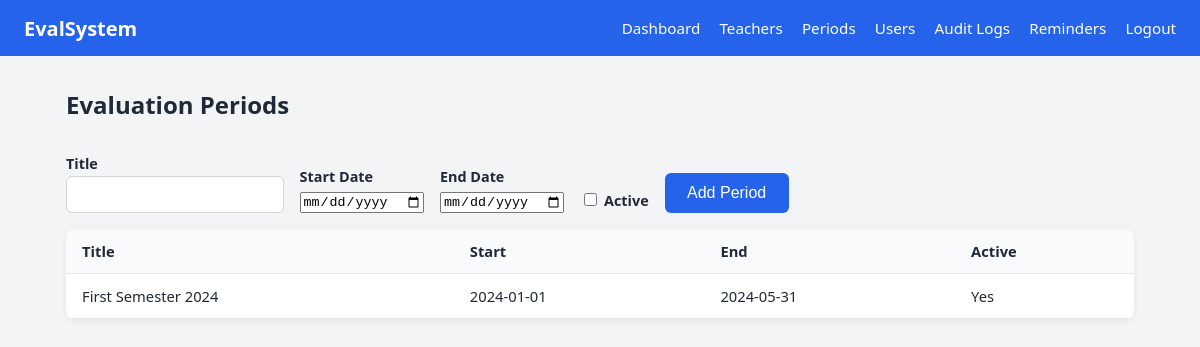
/admin/periods.php (signed in), run on the app's committed database.
### tables this page shows
CREATE TABLE evaluation_periods (
    id INT AUTO_INCREMENT PRIMARY KEY,
    title VARCHAR(100) NOT NULL,
    start_date DATE NOT NULL,
    end_date DATE NOT NULL,
    is_active TINYINT(1) DEFAULT 1,
    created_at TIMESTAMP DEFAULT CURRENT_TIMESTAMP
);

### admin/periods.php (the view, shortened to what this page needs)
<?php
require_once __DIR__ . '/../includes/functions.php';
$periods = $pdo->query("SELECT * FROM evaluation_periods ORDER BY start_date DESC")->fetchAll();
?>
<!DOCTYPE html>
<html lang="en">
<head>
    <link rel="stylesheet" href="../assets/css/style.css">
</head>
<body>
<nav class="navbar">
    <div class="brand">EvalSystem</div>
    <ul>
        <li><a href="../dashboard.php">Dashboard</a></li>
        <li><a href="teachers.php">Teachers</a></li>
        <li><a href="periods.php">Periods</a></li>
        <li><a href="users.php">Users</a></li>
        <li><a href="audit.php">Audit Logs</a></li>
        <li><a href="reminders.php">Reminders</a></li>
        <li><a href="../logout.php">Logout</a></li>
    </ul>
</nav>
<div class="container">
    <h2>Evaluation Periods</h2>
    <form method="POST" action="" class="filter-form">
        <div><label>Title</label><input type="text" name="title" required></div>
        <div><label>Start Date</label><input type="date" name="start_date" required></div>
        <div><label>End Date</label><input type="date" name="end_date" required></div>
        <div><label><input type="checkbox" name="is_active" value="1"> Active</label></div>
        <div><button type="submit" class="btn">Add Period</button></div>
    </form>
    <table class="data-table">
        <thead><tr><th>Title</th><th>Start</th><th>End</th><th>Active</th></tr></thead>
        <tbody>
        <?php foreach ($periods as $p): ?>
        <tr>
            <td><?php echo htmlspecialchars($p['title']); ?></td>
            <td><?php echo $p['start_date']; ?></td>
            <td><?php echo $p['end_date']; ?></td>
            <td><?php echo $p['is_active'] ? 'Yes' : 'No'; ?></td>
        </tr>
        <?php endforeach; ?>
        </tbody>
    </table>
</div>
</body>
</html>

### assets/css/style.css (style rules this page uses)
:root { --primary: #2563eb; --primary-dark: #1d4ed8; --success: #16a34a; --danger: #dc2626; --bg: #f3f4f6; --card: #ffffff; --text: #1f2937; --muted: #6b7280; }
* { box-sizing: border-box; }
body { margin: 0; font-family: 'Segoe UI', Tahoma, Geneva, Verdana, sans-serif; background: var(--bg); color: var(--text); }
.navbar { background: var(--primary); color: #fff; display: flex; justify-content: space-between; align-items: center; padding: 0 1.5rem; height: 56px; }
.navbar .brand { font-weight: 700; font-size: 1.25rem; }
.navbar ul { list-style: none; display: flex; gap: 1.2rem; margin: 0; padding: 0; }
.navbar a { color: #fff; text-decoration: none; font-size: 0.95rem; }
.container { max-width: 1100px; margin: 2rem auto; padding: 0 1rem; }
.data-table { width: 100%; border-collapse: collapse; background: var(--card); border-radius: 8px; overflow: hidden; box-shadow: 0 2px 8px rgba(0,0,0,0.06); margin: 1rem 0; }
.data-table th, .data-table td { padding: 0.75rem 1rem; text-align: left; border-bottom: 1px solid #e5e7eb; font-size: 0.92rem; }
.data-table th { background: #f9fafb; font-weight: 600; }
.btn { display: inline-block; padding: 0.45rem 0.9rem; background: var(--primary); color: #fff; text-decoration: none; border-radius: 6px; font-size: 0.88rem; border: none; cursor: pointer; }
label { display: block; margin: 0.8rem 0 0.3rem; font-weight: 600; font-size: 0.9rem; }
input[type="text"], input[type="email"], input[type="password"], select, textarea { width: 100%; padding: 0.55rem; border: 1px solid #d1d5db; border-radius: 6px; font-family: inherit; }
button[type="submit"] { padding: 0.7rem 1.4rem; background: var(--primary); color: #fff; border: none; border-radius: 6px; cursor: pointer; font-size: 1rem; margin-top: 0.5rem; }
.filter-form { display: flex; gap: 1rem; align-items: flex-end; flex-wrap: wrap; margin: 1rem 0; }
.filter-form label { margin-bottom: 0.2rem; }

### data on the page
evaluation_periods: title "First Semester 2024", start_date "2024-01-01", end_date "2024-05-31", is_active "Yes"
